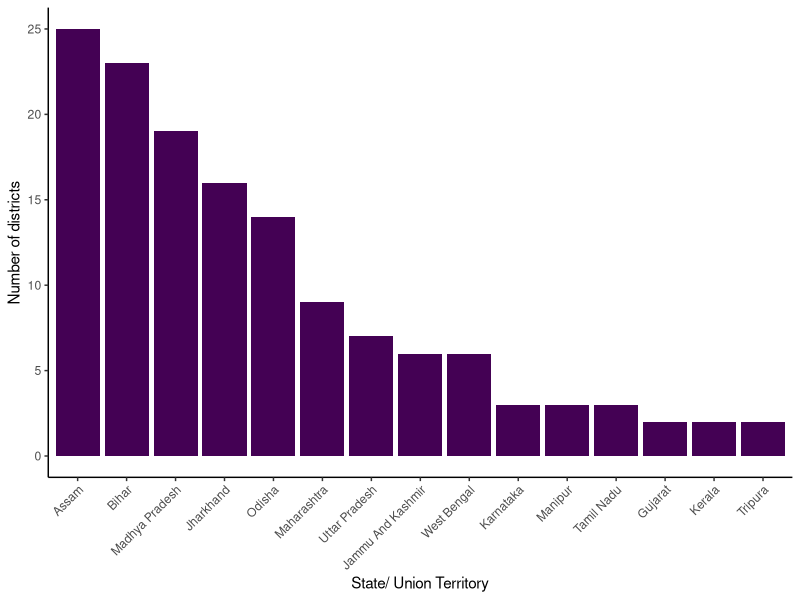
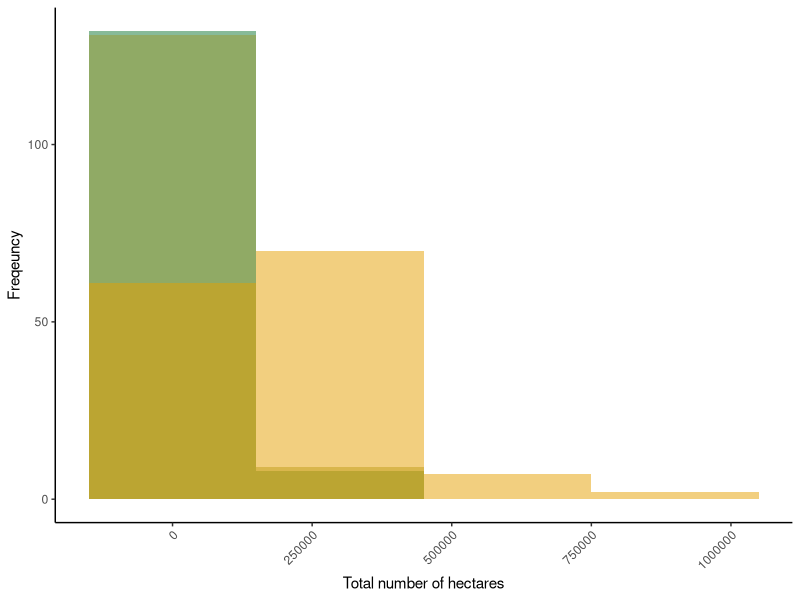
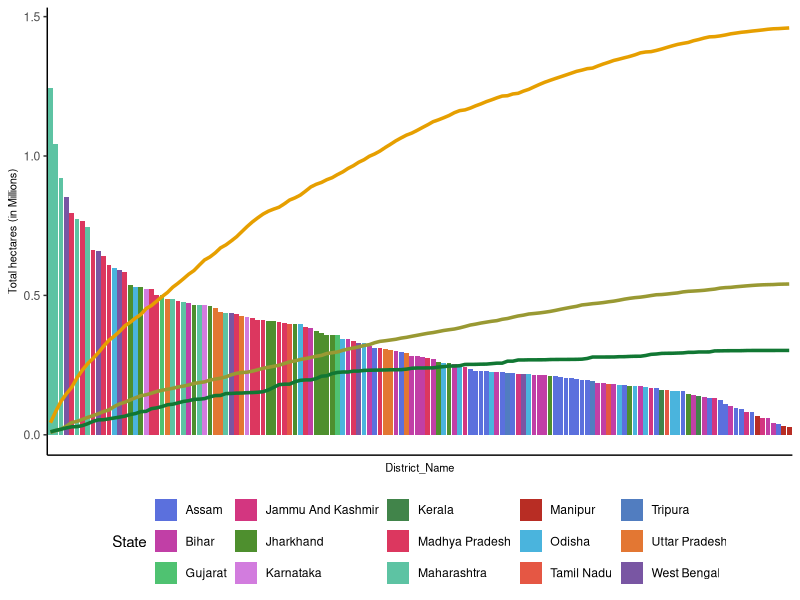

The R source for these figures, in order:
## ---- chunk 1

library(data.table)
library(dplyr)
library(tidyr)
library(tools)
library(ggplot2)

## ---- chunk 2

district_mpi_climate_summary = read.csv("District-Climate-MPI-Ranked.csv")

## ---- chunk 3

#Determine the top and bottom quantile of districts 
summary(district_mpi_climate_summary$Mean_Rank_Scaled)

#1st q = 0.3221
#3rd q= 0.6429

top_districts = district_mpi_climate_summary%>%filter(Mean_Rank_Scaled<0.3221)

high_districts = district_mpi_climate_summary%>%filter(Mean_Rank_Scaled>0.6429)

middle_districts = district_mpi_climate_summary%>%filter(Mean_Rank_Scaled >0.3221 & Mean_Rank_Scaled<0.6429)

## ---- chunk 4

#Which states make up the top quartile of districts? 
top_states = top_districts%>%group_by(State)%>%count()
  
#plot in descending order#assign order to prop variable
prop_order <-
  top_states%>%
  arrange(desc(n)) %>%
  mutate(State = factor(State))

topstates_plot = top_states%>%mutate(State = factor(State, levels = prop_order$State, ordered = TRUE))%>%ggplot(aes(x= State, y = n))+geom_col(aes(x=State), fill = "#440154FF")+theme_classic()+ theme(axis.text.x = element_text(angle = 45, hjust = 1))+
  labs(x = "State/ Union Territory", y = "Number of districts")

topstates_plot

## ---- chunk 5

#wide to long
top_district_long = reshape(top_districts, direction='long', varying=c('Total_Indiv_sum', 'Total_Common_sum', 'Total_Forest_sum', 'Total_Unaccounted_sum'), timevar= 'Land_Tenure', times=c('Individual', 'Common_NonForest', 'Forest', 'Unaccounted'),
v.names= 'Total_Hectares',
idvar=c('State', 'Total_Population_sum', 'X', "MPI_District", "Number_of_MPI_PeopleDistrict", "Living_standards", "MPI_rank", "Vulnerability_Rank", "Mean_Rank", "Mean_Rank_Scaled", "Total_hectares_for_prop_sum", "District_Name",
        "Total_Household_sum", "forests_land_sum", "non_agricultural_land_sum", "barren_uncultivable_land_sum", 
        "pasture_grazing_land_sum", "misc_tree_crop_land_sum",
        "culturable_wasteland_sum", "fallow_other_than_current_fallow_land_sum", "net_sown_area_sum", "current_fallow_land_sum", "total_irrigated_land_sum", "total_unirrigated_land_sum", "District_Code", "State_Code", 
        "Climate_vulnerability_index", "Combined_Rank"))

#plot of the distribution of land tenure in top districts
tenure_topdistricts = ggplot()+geom_histogram(data= top_districts, aes(x=Total_Forest_sum), fill ="#117733", alpha=0.5, binwidth = 300000)+geom_histogram(data = top_districts, aes(x=Total_Common_sum), fill = "#999933", alpha =0.5, binwidth = 300000)+ geom_histogram(data = top_districts, aes(x= Total_Indiv_sum), fill = "#E69F00", alpha= 0.5, binwidth = 300000)+ theme_classic()+ theme(axis.text.x = element_text(angle = 45, hjust = 1))+ labs(x = "Total number of hectares", y = "Freqeuncy")

tenure_topdistricts

#reporting % of land tenure in each district 
tenure_topdistricts_report = top_district_long%>%group_by(Land_Tenure)%>%summarise(hectares_category = sum(Total_Hectares))

tenure_topdistricts_report= tenure_topdistricts_report%>%mutate(tenure_total = colSums(tenure_topdistricts_report[,-1])) 

tenure_topdistricts_report = tenure_topdistricts_report%>%mutate(tenure_prop = (hectares_category/tenure_total)*100)

#see DF to report the distribution


##DISTRICT PLOT WITH SATURATION CURVES

#rearrange tenure common in descending order
top_dists_rearranged <- top_districts[order(top_districts$Total_hectares_for_prop_sum, decreasing=TRUE),]

#add cumulative column to the data frame
top_dists_rearranged[,"cum_indiv_hectares"] <- cumsum(top_dists_rearranged$Total_Indiv_sum)

top_dists_rearranged[,"cum_common_hectares"] <- cumsum(top_dists_rearranged$Total_Common_sum)

top_dists_rearranged[,"cum_forest_hectares"] <- cumsum(top_dists_rearranged$Total_Forest_sum)

top_dists_rearranged[,"cum_unaccounted_hectares"] <- cumsum(top_dists_rearranged$Total_Unaccounted_sum)

top_dists_rearranged[,"cum_total_population"] <- cumsum(top_dists_rearranged$Total_Population_sum)

#find duplicate district names
duplicated_districts = 
top_dists_rearranged[duplicated(top_dists_rearranged$District_Name), ]

#rename the duplicate districts to be able to plot in descending 
top_dists_rearranged = top_dists_rearranged%>%mutate(District_Name = case_when(District_Name == "Aurangabad" & State == "Bihar" ~ "Aurangabad_2", District_Name == "Bijapur" & State == "Karnataka" ~ "Bijapur_2", District_Name == "Bilaspur" & State == "Himachal Pradesh" ~ "Bilaspur_2", District_Name == "Hamirpur" & State== "Himachal Pradesh"~ "Hamirpur_2", District_Name == "Pratapgarh" & State == "Rajasthan" ~ "Pratapgarh_2", District_Name== "Raigarh" & State == "Maharashtra" ~ "Raigarh_2", District_Name == "Ranchi" & State == "Madhya Pradesh" ~ "Ranchi_2", TRUE ~ District_Name))

#plot in descending order#assign order to prop variable
prop_order <-
  top_dists_rearranged %>%
  arrange(desc(Total_hectares_for_prop_sum)) %>%
  mutate(District_Name = factor(District_Name))

#plot decreasing pop and cumulative hectares 
scaleRight = 20

topdistrict_tenure_curves  = top_dists_rearranged%>%mutate(District_Name = factor(District_Name, levels= prop_order$District_Name, ordered =TRUE))%>%
  ggplot(aes(x = District_Name, y = Total_hectares_for_prop_sum))+ 
  geom_col(aes(x = District_Name, y = Total_hectares_for_prop_sum, fill = State)) + 
    #geom_line(aes(x = State, y= cum_hectares, group = 1)) + 
 #geom_line(aes(y= cum_total_population/scaleRight), group = 1, color = "black", size = 1.2)+ 
  geom_line(aes(y= cum_indiv_hectares/scaleRight), group = 1, color = "#E69F00", size = 1.2)+ 
  geom_line(aes(y= cum_common_hectares/scaleRight), group = 1, color = "#999933", size = 1.2)+ 
  #geom_point(aes(y= cum_common_hectares/scaleRight), group = 1, color = "#999933")+ 
  geom_line(aes(y= cum_forest_hectares/scaleRight), group = 1, color = "#117733", size = 1.2)+ 
  #geom_point(aes(y= cum_forest_hectares/scaleRight), group = 1, color = "#117733")+
    scale_fill_manual(values = c(#"#aab539", 
      "#5b70dd", 
      #"#d2a035", 
      "#c13fa6", "#4fc271", "#d33680", "#4e8f2e", "#d27cde", "#41844a", "#dc375f", "#5dc3a3", "#b82d24", "#4ab4dd", "#e55744", "#517dc0", "#e37733", "#7956a3", "#9db269", "#a7487a", "#2e8871", "#cc5967", "#677328", "#a798e0", "#8c6d2c", "#db8ebb", "#a6572c", "#91567c", "#d79f66", "#9f494f", "#e3867c"))+ 
  scale_y_continuous(name = "Total hectares (in Millions)", labels = scales::label_number(unit = "M", scale = 1e-6))+
  theme_classic()+ theme(axis.title = element_text(size = 8), axis.text.x = element_blank(), axis.ticks.x = element_blank()) +theme(legend.position = "bottom")

topdistrict_tenure_curves

